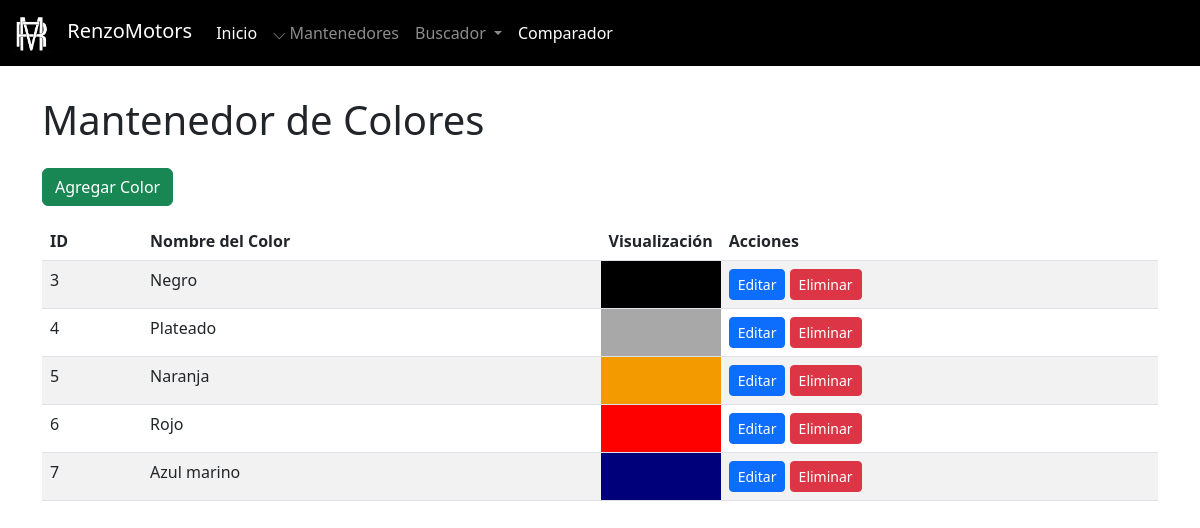
Before: /admin/mantenedores/colores/mantenedor_colores.php with the older database file.
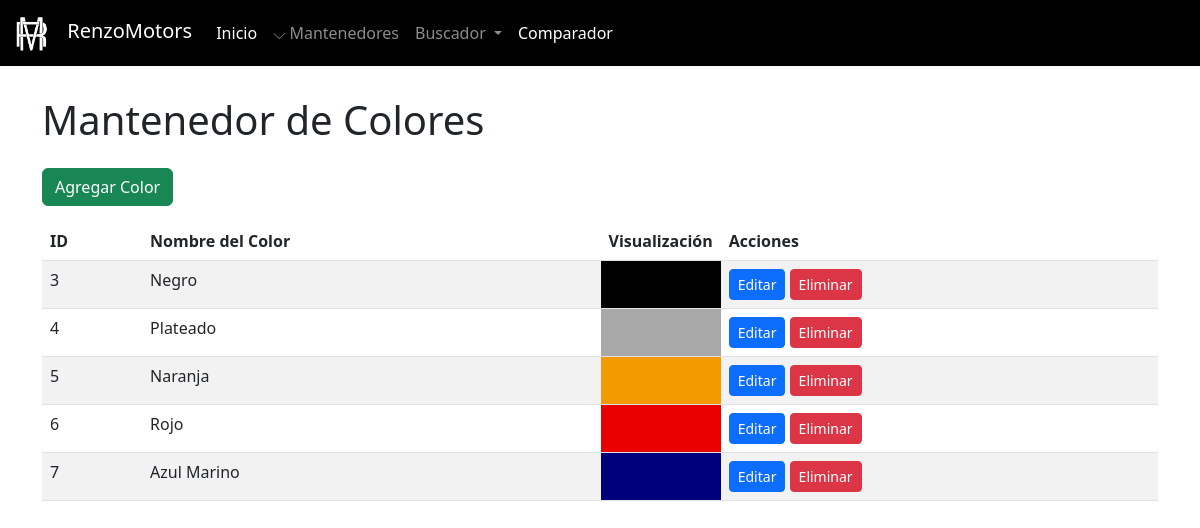
After: the same page with the newer database file.
### tables this page shows
CREATE TABLE `color` (
  `id_color` int(11) NOT NULL,
  `codigo_color` varchar(100) NOT NULL,
  `nombre_color` varchar(100) NOT NULL
);

### admin/mantenedores/colores/mantenedor_colores.php (the view, shortened to what this page needs)
<?php
include '../../../config/conexion.php';
include '../../navbaradmin.php';
?>
<!DOCTYPE html>
<html lang="es">
<head>
    <link href="https://cdn.jsdelivr.net/npm/bootstrap@5.3.0/dist/css/bootstrap.min.css" rel="stylesheet">
</head>
<body class="pt-5">
    <div class="container mt-5">
        <h1 class="mb-4">Mantenedor de Colores</h1>
        <a href="crear_color.php" class="btn btn-success mb-3">Agregar Color</a>
        <table class="table table-striped">
            <thead>
                <tr>
                    <th>ID</th>
                    <th>Nombre del Color</th>
                    <th>Visualización</th>
                    <th>Acciones</th>
                </tr>
            </thead>
            <tbody>
                <?php
                $colores = mysqli_query($conexion, "SELECT * FROM color ");
                while ($color = mysqli_fetch_assoc($colores)) {
                    echo "<tr>
                        <td>{$color['id_color']}</td>
                        <td>{$color['nombre_color']}</td>
                        <td style='background-color: {$color['codigo_color']}; width: 50px; height: 20px;'></td>
                        <td>
                            <a href='editar_color.php?id_color={$color['id_color']}' class='btn btn-primary btn-sm'>Editar</a>
                            <a href='eliminar_color.php?id_color={$color['id_color']}' class='btn btn-danger btn-sm' onclick=\"return confirm('¿Estás seguro de eliminar este color?')\">Eliminar</a>
                        </td>
                    </tr>";
                }
                ?>
            </tbody>
        </table>
    </div>
</body>
</html>

Changed rows visible on the page:
changed color "Rojo": codigo_color "#ff0000" → "#eb0000" (drawn)
changed color id 7: nombre_color "Azul marino" → "Azul Marino"
